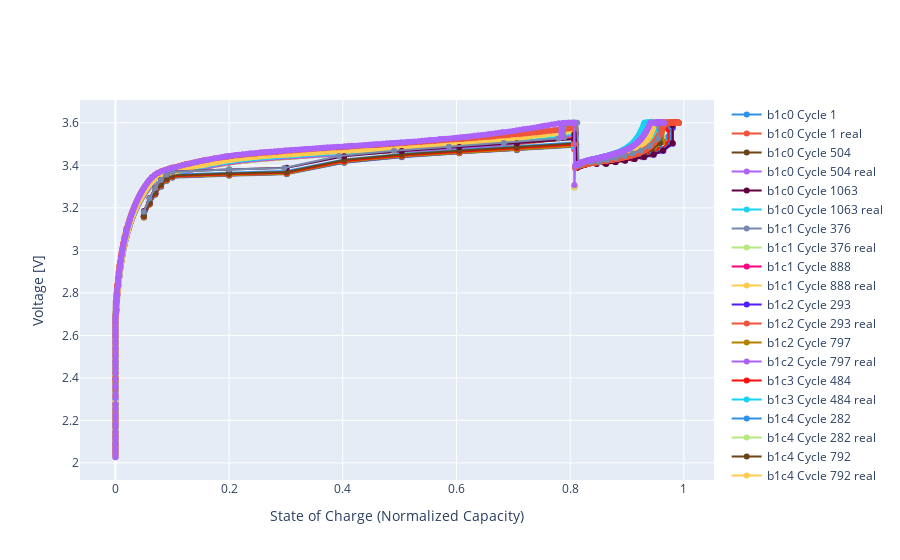

Notebook code for this chart:
### Code cell
skip=500
fig = go.Figure()
train_cell_id_idx = 0
last_cycle = 1
current_cycle = 1
pallete = plotly.colors.qualitative.Dark24*(len(datasets["X_train"])//skip)

for i in range(0, len(datasets["X_train"]), batch_size * skip):

    last_cycle = current_cycle
    current_cycle = int(datasets["X_train"][i : i + batch_size][0][0][3]*MAX_CYCLE)
    if last_cycle> current_cycle:
        train_cell_id_idx += 1
    cell_id = train_cell_ids[train_cell_id_idx]

    original_df = datasets["original_train"]
    original_df= original_df[original_df.Cycle==current_cycle]
    original_df= original_df[original_df.Cell==cell_id]
    df = datasets['train_dfs']
    df = df[df.Cycle == current_cycle/MAX_CYCLE]
    df = df[df.Cell==cell_id]
    REFERENCE_CHARGE_CAPACITIES=df['Q_eval']
    # original_df = original_df[original_df.I < MAX_DISCHARGE_CURRENT]
    # original_df = original_df[original_df.I > MIN_DISCHARGE_CURRENT]
    original_df = original_df[original_df.I > MIN_CHARGE_CURRENT]

    original_df['Qc'] = original_df['Qc'] / MAX_CHARGE_CAPACITY

    df_true = pd.DataFrame(datasets["y_train"][i : i + batch_size, 0])
    
    fig.add_trace(
        go.Scatter(
            x=REFERENCE_CHARGE_CAPACITIES[-batch_size:],
            # x=np.linspace(0,1,201)[-batch_size:],
            y=df_true[0].values*(VOLTAGE_MAX - VOLTAGE_MIN) + VOLTAGE_MIN,
            showlegend=True,
            mode="lines+markers",
            # name = f"Curve {i//batch_size+1}",
            name = f"{cell_id} Cycle {current_cycle}",
            line_color=pallete[i//skip]
        )
    )

    if len(original_df)< 2:
        continue
    q_new = original_df['Qc'].values
    t_new = original_df['t'].values
    nf_steps=1
    odf=original_df
    fig.add_trace(
        go.Scatter(
            x=odf['Qc'],
            y=odf['V'],
            showlegend=True,
            mode="markers+lines",
            name = f"{cell_id} Cycle {current_cycle} real",
            # line_color=pallete[i]
        )
    )

    # cell_id = train_cell_ids[train_cell_id_idx]
    # original_df = datasets["original_train"]
    # original_df= original_df[original_df.Cycle==current_cycle]
    # original_df= original_df[original_df.Cell==cell_id]
    # original_df = original_df[original_df.I < MAX_DISCHARGE_CURRENT]
    # original_df = original_df[original_df.I > MIN_CHARGE_CURRENT]

    # original_df['Qd'] = (original_df['Qd']-original_df['Qd'].min())/(original_df['Qd'].max()-original_df['Qd'].min())

fig.update_yaxes(title="Voltage [V]")
fig.update_xaxes(title="State of Charge (Normalized Capacity)")
